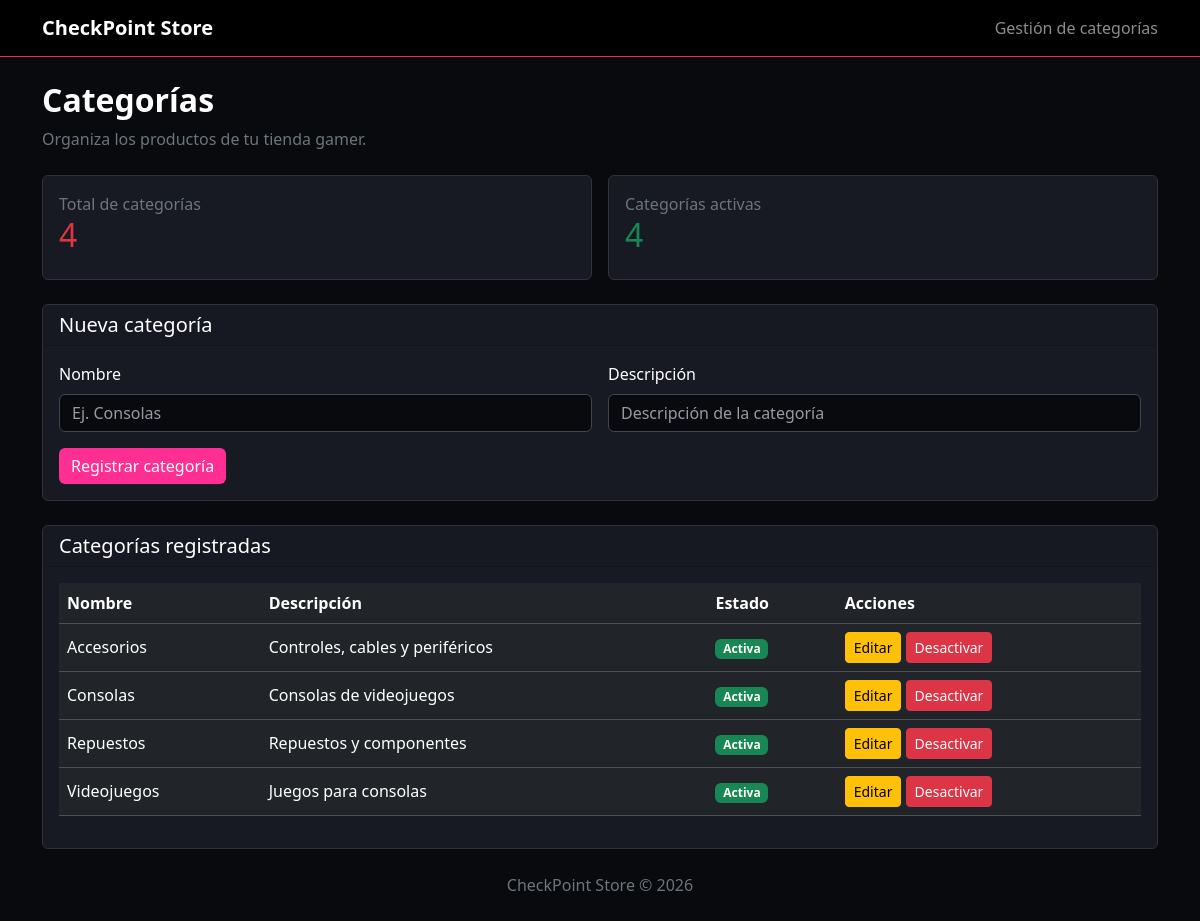
Page /categorias/index.php (signed in) on the committed database.
### tables this page shows
CREATE TABLE `categorias` (
  `id_categoria` int NOT NULL AUTO_INCREMENT,
  `nombre` varchar(80) NOT NULL,
  `descripcion` text,
  `estado` tinyint NOT NULL DEFAULT '1',
  `fecha_creacion` timestamp NULL DEFAULT CURRENT_TIMESTAMP,
  PRIMARY KEY (`id_categoria`),
  UNIQUE KEY `nombre` (`nombre`)
);

### categorias/index.php (the view, shortened to what this page needs)
<?php
require_once __DIR__ . '/../config/conexion.php';
function e($v) {
    return htmlspecialchars((string)$v, ENT_QUOTES, 'UTF-8');
}
$editar = null;
$categorias = $conexion->query(
    "SELECT * FROM categorias ORDER BY nombre"
)->fetchAll(PDO::FETCH_ASSOC);
$total = count($categorias);
$activas = (int)$conexion->query(
    "SELECT COUNT(*) FROM categorias WHERE estado=1"
)->fetchColumn();
?>
<!DOCTYPE html>
<html lang="es">
<head>
    <link href="https://cdn.jsdelivr.net/npm/bootstrap@5.3.3/dist/css/bootstrap.min.css" rel="stylesheet">
</head>
<body>
<nav class="navbar navbar-dark bg-black border-bottom border-danger">
    <div class="container">
        <a href="../index.php" class="navbar-brand fw-bold">
            CheckPoint Store
        </a>
        <span class="navbar-text">Gestión de categorías</span>
    </div>
</nav>
<div class="container py-4">
    <div class="mb-4">
        <h2 class="fw-bold">Categorías</h2>
        <p class="text-secondary">Organiza los productos de tu tienda gamer.</p>
    </div>
    <div class="row g-3 mb-4">
        <div class="col-md-6">
            <div class="card p-3">
                <span class="text-secondary">Total de categorías</span>
                <h2 class="text-danger"><?= $total ?></h2>
            </div>
        </div>
        <div class="col-md-6">
            <div class="card p-3">
                <span class="text-secondary">Categorías activas</span>
                <h2 class="text-success"><?= $activas ?></h2>
            </div>
        </div>
    </div>
    <div class="card mb-4">
        <div class="card-header">
            <h5 class="mb-0"><?= $editar ? 'Editar categoría' : 'Nueva categoría' ?></h5>
        </div>
        <div class="card-body">
            <form method="POST">
                <div class="row g-3">
                    <div class="col-md-6">
                        <label class="form-label">Nombre</label>
                        <input type="text" name="nombre" class="form-control"
                        maxlength="80" required placeholder="Ej. Consolas"
                        value="<?= e($editar['nombre'] ?? '') ?>">
                    </div>
                    <div class="col-md-6">
                        <label class="form-label">Descripción</label>
                        <input type="text" name="descripcion" class="form-control"
                        placeholder="Descripción de la categoría"
                        value="<?= e($editar['descripcion'] ?? '') ?>">
                    </div>
                </div>
                <div class="mt-3">
                    <button class="btn btn-pink" type="submit">
                        <?= $editar ? 'Actualizar' : 'Registrar categoría' ?>
                    </button>
                </div>
            </form>
        </div>
    </div>
    <div class="card">
        <div class="card-header">
            <h5 class="mb-0">Categorías registradas</h5>
        </div>
        <div class="card-body table-responsive">
            <table class="table table-dark table-hover align-middle">
                <thead>
                    <tr>
                        <th>Nombre</th>
                        <th>Descripción</th>
                        <th>Estado</th>
                        <th>Acciones</th>
                    </tr>
                </thead>
                <tbody>
                    <?php foreach ($categorias as $cat): ?>
                        <tr>
                            <td><?= e($cat['nombre']) ?></td>
                            <td><?= e($cat['descripcion']) ?></td>
                            <td>
                                <span class="badge <?= $cat['estado'] ? 'bg-success' : 'bg-secondary' ?>">
                                    <?= $cat['estado'] ? 'Activa' : 'Inactiva' ?>
                                </span>
                            </td>
                            <td>
                                <a href="index.php?editar=<?= $cat['id_categoria'] ?>"
                                class="btn btn-sm btn-warning">Editar</a>
                                <form method="POST" class="d-inline">
                                    <button class="btn btn-sm <?= $cat['estado'] ? 'btn-danger' : 'btn-success' ?>">
                                        <?= $cat['estado'] ? 'Desactivar' : 'Activar' ?>
                                    </button>
                                </form>
                            </td>
                        </tr>
                    <?php endforeach; ?>
                </tbody>
            </table>
        </div>
    </div>
    <footer class="text-center text-secondary mt-4">
        CheckPoint Store © 2026
    </footer>
</div>
</body>
</html>

### categorias/index.php (style rules this page uses)
body { background:#090A0D; color:white; }
.card { background:#171923; color:white; border:1px solid #30313D; }
.form-control { background:#090A0D; color:white; border-color:#444451; }
.form-control::placeholder { color:#9999A6; }
.btn-pink { background:#FF2E93; color:white; border:0; }

### rows in the picture
categorias: nombre "Accesorios", descripcion "Controles, cables y periféricos", estado "Activa"
categorias: nombre "Consolas", descripcion "Consolas de videojuegos", estado "Activa"
categorias: nombre "Repuestos", descripcion "Repuestos y componentes", estado "Activa"
categorias: nombre "Videojuegos", descripcion "Juegos para consolas", estado "Activa"

### other values in the picture
$total "4"
$activas "4"
